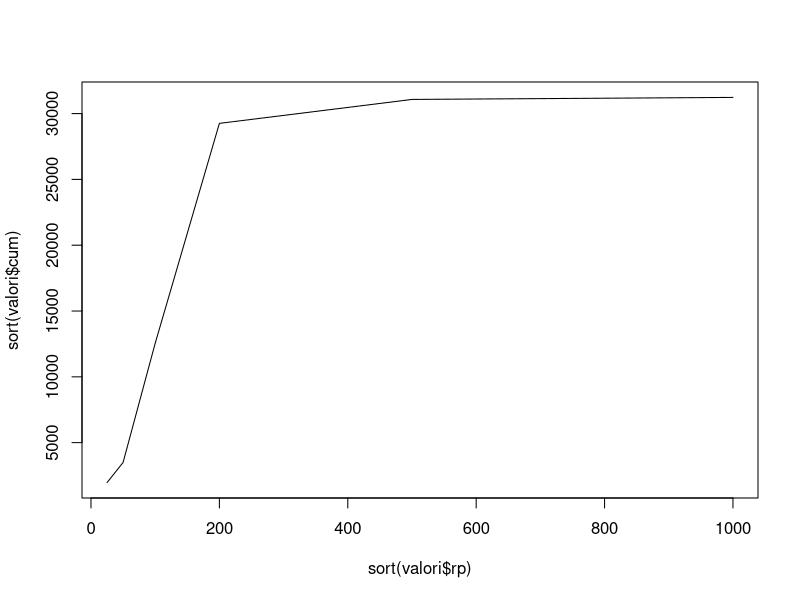
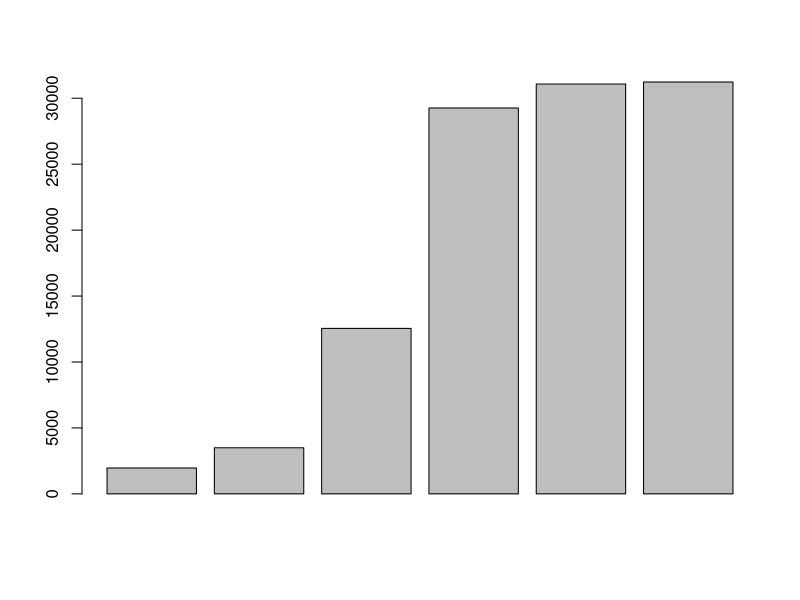

Generate these figures, in order, with R:
rp <- c(100,200,1000,50,500,25)
pop <- c(9053,16710,153,1532,1819,1964)
cum <- c(12549,29259,31231,3496,31078,1964)
valori <- data.frame(rp,pop,cum)

plot(sort(valori$cum)~sort(valori$rp),type = 'l')
barplot(sort(valori$cum))

